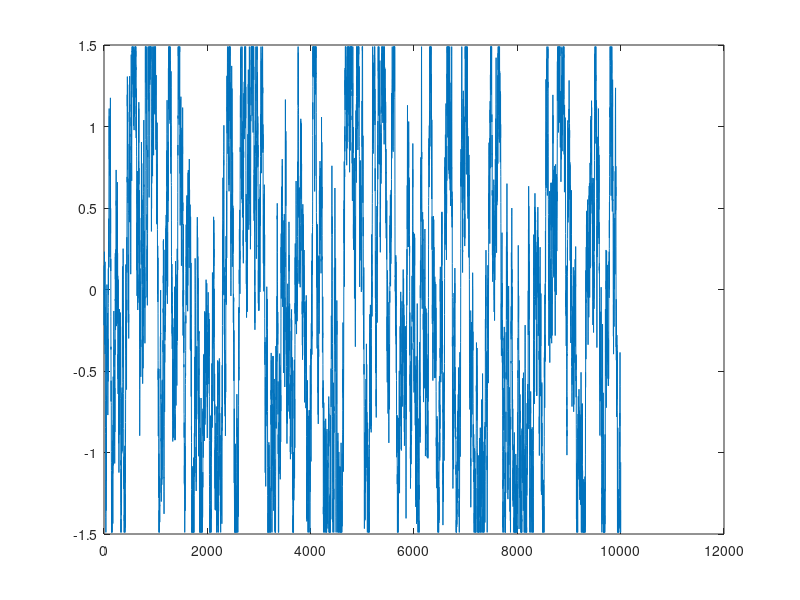

The MATLAB source for this figure: (Note: this script raises an error after producing the figure.)
%function Vseq=generate_waveform(Vmin,Vmax)
close all;
clear all;
Vmin=-1.49;Vmax=1.49;
Vstart=0;
dV=0.3;

for rndseed=1:5
    close all;
    Vseq=[Vstart];
    
    %%%%%%%%%% random walk
    %rndseed=5;
    
    rng(rndseed);
    for ii=1:1e4
        Vnew=Vseq(end)+dV*(rand(1)*2-1);
        if Vnew>Vmax
            Vnew=Vmax;
        elseif Vnew < Vmin
            Vnew=Vmin;
        end
        Vseq=[Vseq Vnew];
    end
    
    
    plot(Vseq);
    
    %%%%%%%%%%%%%%% evaluate rram current
    
    [state_seq,Iseq]=rram_IV_0(Vseq);
    
    plot(Iseq);
    figure;
    plot(Vseq)
    figure;
    plot(state_seq)
    
    his_len=5;
    
    ds=[];
    ds(1,:)=zeros(1,11);
    
    jj=2;
    for ii=his_len:length(Vseq)-1
        temp=[];
        for kk=1:his_len
            temp=[temp Vseq(ii-his_len+kk+1) Iseq(ii-his_len+kk)  ];
        end
        %for kk=1:his_len
        %  temp=[temp state_seq(ii-his_len+kk-1)];
        %end
        ds(jj,:)=[temp Iseq(ii+1) ];
        jj=jj+1;
    end
    
    if sum(sum(isnan(ds)))~=0
        disp('NAN');
    end
    %ds=[zeros(size(ds,1)+0,1) ds ];
    csvwrite(['CSV_data/ds_rram_test_rnseed' num2str(rndseed)  '.csv'],ds);
end